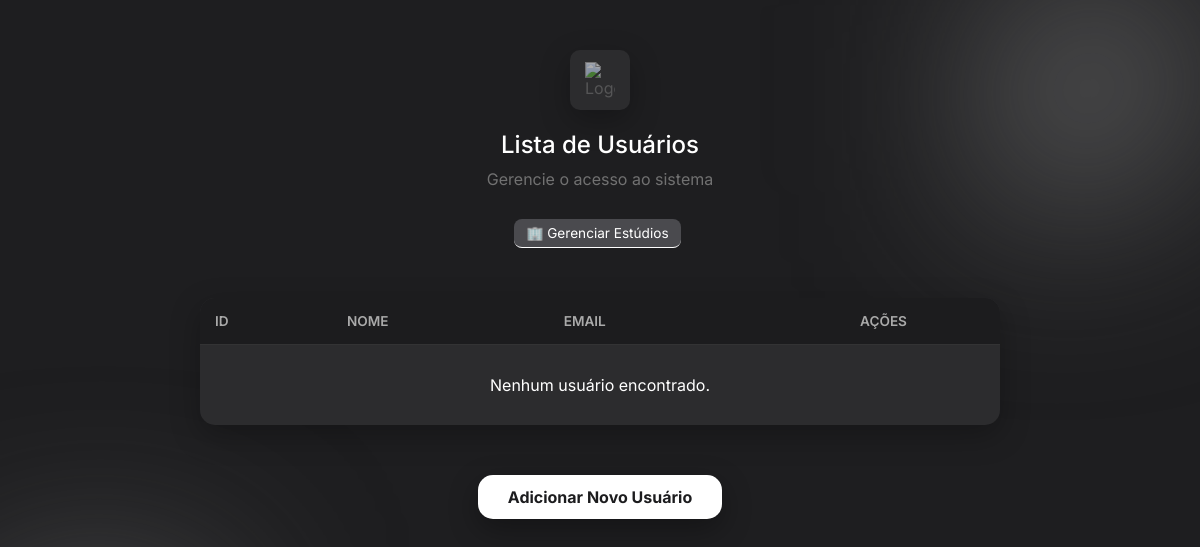
Before: / with the older database file.
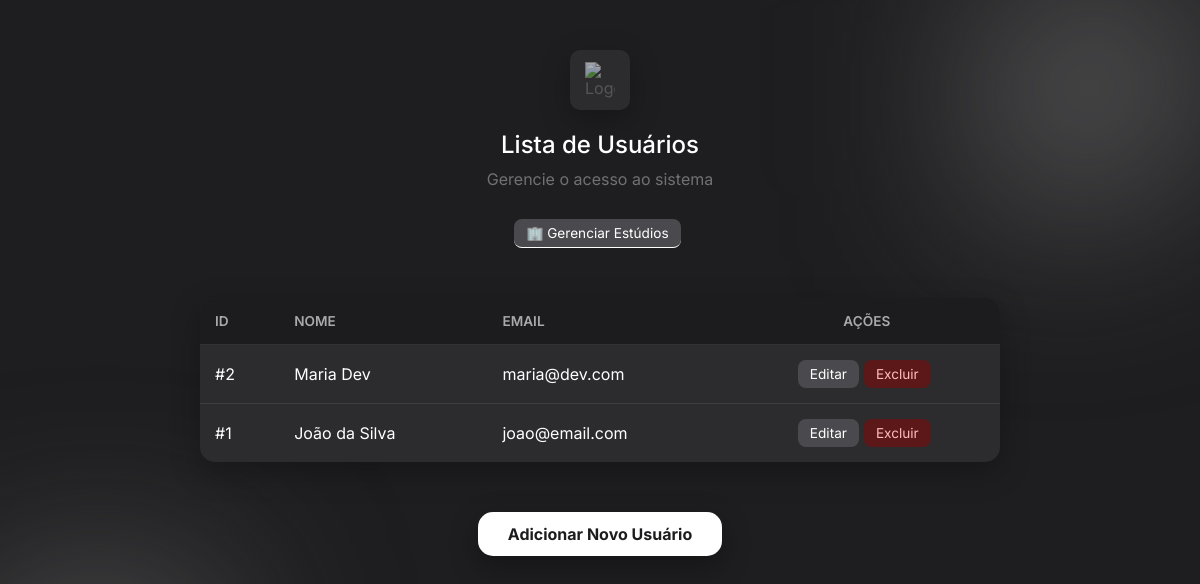
After: the same page with the newer database file.
### tables this page shows
CREATE TABLE IF NOT EXISTS `Usuario` (
  `Id_Usuario` INT NOT NULL AUTO_INCREMENT,
  `nome` VARCHAR(32) NOT NULL,
  `email` VARCHAR(100) NOT NULL,
  `senha` VARCHAR(50) NOT NULL,
  PRIMARY KEY (`Id_Usuario`),
  UNIQUE INDEX `nome_UNIQUE` (`nome` ASC),
  UNIQUE INDEX `email_UNIQUE` (`email` ASC)
);

### index.php (the view, shortened to what this page needs)
<!DOCTYPE html>
<html lang="pt-br">
<head>
    <link rel="stylesheet" href="style.css">
</head>
<body>
    <header>
        <div class="logo">
            <img src="https://cdn-icons-png.flaticon.com/512/1077/1077114.png" alt="Logo">
        </div>
        <h1>Lista de Usuários</h1>
        <p>Gerencie o acesso ao sistema</p>
        <p>
        <a href="lista_estudios.php" style="color: #ffffffff; text-decoration: none; border-bottom: 1px solid #FFFF;" class="btn-action btn-edit">
        🏢 Gerenciar Estúdios
    </a>
</p>
    </header>
    <?php
    include("config.php");
    $sql = "SELECT * FROM Usuario ORDER BY Id_Usuario DESC";
    $result = mysqli_query($con, $sql);
    ?>
    <table>
        <thead>
            <tr>
                <th>ID</th>
                <th>Nome</th>
                <th>Email</th>
                <th style="text-align: center;">Ações</th>
            </tr>
        </thead>
        <tbody>
            <?php
            if (mysqli_num_rows($result) > 0) {
                while ($row = mysqli_fetch_assoc($result)) {
                    echo "<tr>";
                    echo "<td>#" . $row['Id_Usuario'] . "</td>";
                    echo "<td>" . htmlspecialchars($row['nome']) . "</td>";
                    echo "<td>" . htmlspecialchars($row['email']) . "</td>";
                    echo "<td style='text-align: center;'>";
                    echo "<a href='form_usuario.php?id=" . $row['Id_Usuario'] . "' class='btn-action btn-edit'>Editar</a>";
                    echo "<a href='excluir.php?id=" . $row['Id_Usuario'] . "' class='btn-action btn-delete' onclick='return confirm(\"Tem certeza que deseja excluir este usuário?\")'>Excluir</a>";
                    echo "</td>";
                    echo "</tr>";
                }
            } else {
                echo "<tr><td colspan='4' style='text-align:center; padding: 30px;'>Nenhum usuário encontrado.</td></tr>";
            }
            ?>
        </tbody>
    </table>
    <br>
    <a href="form_usuario.php" class="btn-create">Adicionar Novo Usuário</a>
</body>
</html>

### style.css (style rules this page uses)
* { padding: 0; margin: 0; list-style: none; box-sizing: border-box; }
body { background-color: #1E1E20; color: #717171; font-family: 'Inter', sans-serif; margin: 0; text-align: center; min-height: 100vh; display: flex; flex-direction: column; align-items: center; position: relative; padding-top: 50px; padding-bottom: 50px; }
body::after, body::before { position: absolute; width: 200px; height: 200px; content: ''; background-color: #717171; top: 0; right: 0; border-radius: 10px 30px 600px 100px; filter: blur(100px); pointer-events: none; z-index: -1; }
body::after { top: unset; right: unset; bottom: 0; left: 0; border-radius: 100px 30px 600px 100px; }
.logo { width: 60px; height: 60px; margin: auto; background-color: #2C2C2E; display: flex; justify-content: center; align-items: center; border-radius: 10px; box-shadow: 0 10px 30px #0004; margin-bottom: 20px; }
.logo img { width: 30px; opacity: .6; }
h1 { font-weight: 500; color: #fff; font-size: x-large; margin-bottom: 10px; margin-top: 0; }
p { margin-bottom: 30px; }
table { width: min(800px, 90vw); border-collapse: collapse; margin: 20px auto; background-color: #2C2C2E; border-radius: 15px; overflow: hidden; box-shadow: 0 10px 30px #0004; }
th, td { padding: 15px; text-align: left; color: #fff; border-bottom: 1px solid #71717144; }
th { background-color: #1C1C1E; color: #aaa; font-weight: 600; text-transform: uppercase; font-size: 0.85rem; }
tr:last-child td { border-bottom: none; }
.btn-action { text-decoration: none; padding: 6px 12px; border-radius: 8px; font-size: 0.85rem; margin-right: 5px; display: inline-block; transition: 0.2s; }
.btn-edit { background-color: #4a4a4e; color: white; }
.btn-delete { background-color: #5c1818; color: #ffbaba; }
.btn-create { display: inline-block; background-color: #fff; color: #1C1C1E; padding: 12px 30px; border-radius: 15px; text-decoration: none; font-weight: bold; margin-top: 10px; box-shadow: 0 10px 30px #0005; }

Changed rows visible on the page:
added usuario: Id_Usuario "2", nome "Maria Dev", email "maria@dev.com"
added usuario: Id_Usuario "1", nome "João da Silva", email "joao@email.com"
Other visible differences:
text no longer shown: "Nenhum usuário encontrado."
